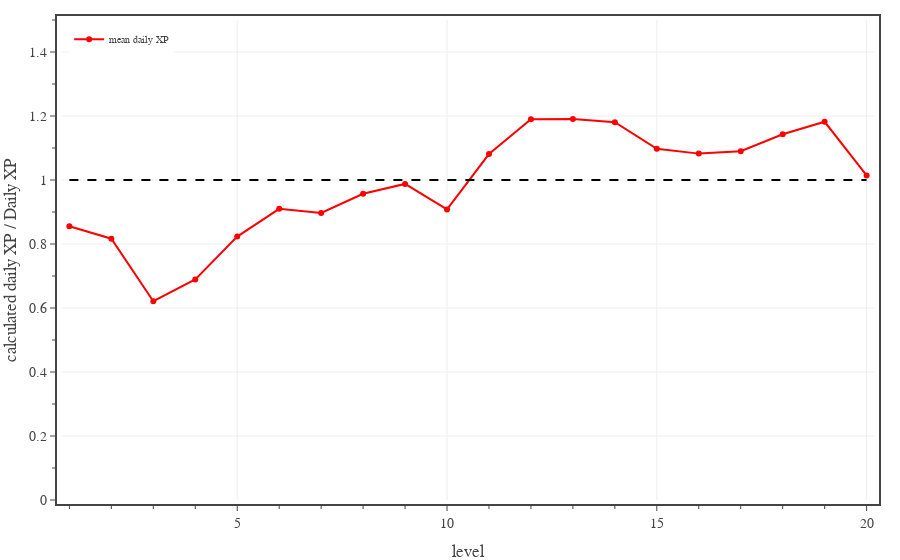

This figure's notebook cell:
### Code cell
# Plots average daily XP for PCs, calculated for a full adventuring day with Medium encounters and two short rests.
levels = np.array(range(1,21,1))

fig = go.Figure(
    layout=go.Layout(
        template=TFB_TEMPLATE,
        xaxis=dict(
            title_text='level',
            range=[0.8, 20.2],
            tick0=0, dtick=5,
            minor=dict(tick0=0, dtick=1),
        ),
        yaxis=dict(
            title_text='calculated daily XP / Daily XP',
            range=[0, 1.5],
            tick0=0, dtick=0.2,
            minor=dict(tick0=0, dtick=0.1),
        ),
        legend=dict(
            yanchor='top',  y=0.99,
            xanchor='left', x=0.01,
        )
    )
)

daily_XP_budget = np.array(ENCOUNTER_DIFFICULTIES['Daily']['XP'])
for diff in ['Medium']:
    d = ENCOUNTER_DIFFICULTIES[diff]
    pc_data_file = f'./pc data - {diff} 2 short rests.json'

    with open(pc_data_file, 'r') as fin:
        pc_data = json.load(fin)

    eXP = np.zeros(20)
    for pc_class in PC_CLASSES:
        eXP += np.array([x['XP mean'] for x in pc_data[pc_class]])
    eXP /= len(PC_CLASSES)

    fig.add_trace(go.Scatter(
        x=levels, 
        y=eXP/daily_XP_budget,
        mode='lines+markers', 
        line=dict(color='red', dash='solid'),
        unselected=dict(marker=dict(opacity=0.0)),
        name='mean daily XP',
        hovertemplate=
            '<b>daily XP</b><br>'+
            'lvl %{x}<br>'+
            'ratio %{y:.2f}'+
            '<extra></extra>'
    ))

ref_XP = np.array(ENCOUNTER_DIFFICULTIES['Daily']['XP'])
fig.add_trace(go.Scatter(
    x=levels, 
    y=ref_XP/daily_XP_budget,
    mode='lines', 
    line=dict(color='black', dash='dash'),
    name='Daily XP',
    showlegend=False,
    hoverinfo='skip'
))

# show figure
fig.show(config=TFB_CONFIG)

# save large format figure
if SAVEFIGS:
    file_name = f'./fig-full-daily-xp-vs-level-medium-adventuring-days-large.html'
    fig_html = fig.to_html(
        config=TFB_CONFIG,
        include_plotlyjs=False, 
        full_html=False, 
    )
    fig_soup = BeautifulSoup(fig_html, 'html.parser')
    fig_soup.div['class'] = 'plotly-div-large'
    with open(file_name, 'wb') as fout:
        fout.write(fig_soup.prettify('utf-8'))

# save small format figure
if SAVEFIGS:
    fig.update_traces(marker=dict(size=4))
    fig.update_layout(font=dict(size=10))
    file_name = f'./fig-full-daily-xp-vs-level-medium-adventuring-days-small.html'
    fig_html = fig.to_html(
        config=TFB_CONFIG,
        include_plotlyjs=False, 
        full_html=False, 
    )
    fig_soup = BeautifulSoup(fig_html, 'html.parser')
    fig_soup.div['class'] = 'plotly-div-small'
    with open(file_name, 'wb') as fout:
        fout.write(fig_soup.prettify('utf-8'))

### Figure 1 — Plotly figure (JSON) as saved in the notebook; plotly's stock layout.template omitted (floating-point values rounded to 4 significant figures)
{"data": [{"hovertemplate": "<b>daily XP</b><br>lvl %{x}<br>ratio %{y:.2f}<extra></extra>", "line": {"color": "red", "dash": "solid"}, "mode": "lines+markers", "name": "mean daily XP", "type": "scatter", "unselected": {"marker": {"opacity": 0}}, "x": [1, 2, 3, 4, 5, 6, 7, 8, 9, 10, 11, 12, 13, 14, 15, 16, 17, 18, 19, 20], "y": [0.8554, 0.8165, 0.6212, 0.6891, 0.8231, 0.9099, 0.897, 0.9571, 0.9877, 0.9081, 1.081, 1.19, 1.19, 1.181, 1.097, 1.082, 1.09, 1.143, 1.182, 1.014]}, {"hoverinfo": "skip", "line": {"color": "black", "dash": "dash"}, "mode": "lines", "name": "Daily XP", "showlegend": false, "type": "scatter", "x": [1, 2, 3, 4, 5, 6, 7, 8, 9, 10, 11, 12, 13, 14, 15, 16, 17, 18, 19, 20], "y": [1, 1, 1, 1, 1, 1, 1, 1, 1, 1, 1, 1, 1, 1, 1, 1, 1, 1, 1, 1]}], "layout": {"legend": {"x": 0.01, "xanchor": "left", "y": 0.99, "yanchor": "top"}, "xaxis": {"dtick": 5, "minor": {"dtick": 1, "tick0": 0}, "range": [0.8, 20.2], "tick0": 0, "title": {"text": "level"}}, "yaxis": {"dtick": 0.2, "minor": {"dtick": 0.1, "tick0": 0}, "range": [0, 1.5], "tick0": 0, "title": {"text": "calculated daily XP / Daily XP"}}}}
